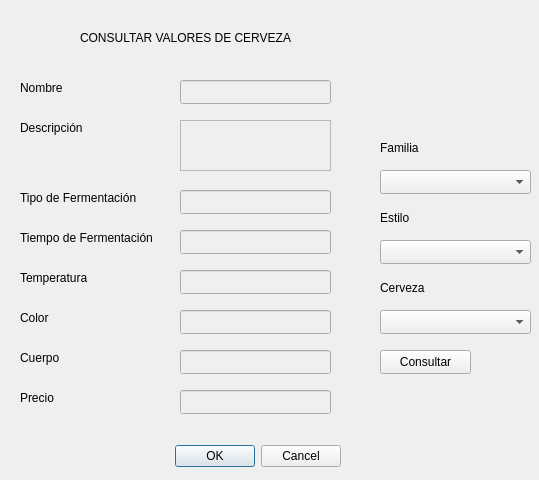
<?xml version="1.0" encoding="UTF-8"?>
<ui version="4.0">
 <class>VentanaConsultarCerveza</class>
 <widget class="QDialog" name="VentanaConsultarCerveza">
  <property name="geometry">
   <rect>
    <x>0</x>
    <y>0</y>
    <width>539</width>
    <height>480</height>
   </rect>
  </property>
  <property name="windowTitle">
   <string>Dialog</string>
  </property>
  <widget class="QDialogButtonBox" name="buttonBox">
   <property name="geometry">
    <rect>
     <x>170</x>
     <y>440</y>
     <width>171</width>
     <height>32</height>
    </rect>
   </property>
   <property name="orientation">
    <enum>Qt::Horizontal</enum>
   </property>
   <property name="standardButtons">
    <set>QDialogButtonBox::Cancel|QDialogButtonBox::Ok</set>
   </property>
  </widget>
  <widget class="QLabel" name="label_6">
   <property name="geometry">
    <rect>
     <x>20</x>
     <y>310</y>
     <width>59</width>
     <height>16</height>
    </rect>
   </property>
   <property name="text">
    <string>Color</string>
   </property>
  </widget>
  <widget class="QLineEdit" name="lneTemperatura">
   <property name="enabled">
    <bool>false</bool>
   </property>
   <property name="geometry">
    <rect>
     <x>180</x>
     <y>270</y>
     <width>151</width>
     <height>24</height>
    </rect>
   </property>
  </widget>
  <widget class="QLineEdit" name="lneCuerpo">
   <property name="enabled">
    <bool>false</bool>
   </property>
   <property name="geometry">
    <rect>
     <x>180</x>
     <y>350</y>
     <width>151</width>
     <height>24</height>
    </rect>
   </property>
  </widget>
  <widget class="QLineEdit" name="lneNombre">
   <property name="enabled">
    <bool>false</bool>
   </property>
   <property name="geometry">
    <rect>
     <x>180</x>
     <y>80</y>
     <width>151</width>
     <height>24</height>
    </rect>
   </property>
  </widget>
  <widget class="QLabel" name="label_3">
   <property name="geometry">
    <rect>
     <x>20</x>
     <y>190</y>
     <width>141</width>
     <height>16</height>
    </rect>
   </property>
   <property name="text">
    <string>Tipo de Fermentación</string>
   </property>
  </widget>
  <widget class="QLineEdit" name="lneTipoDeFermentacion">
   <property name="enabled">
    <bool>false</bool>
   </property>
   <property name="geometry">
    <rect>
     <x>180</x>
     <y>190</y>
     <width>151</width>
     <height>24</height>
    </rect>
   </property>
  </widget>
  <widget class="QLabel" name="label_7">
   <property name="geometry">
    <rect>
     <x>20</x>
     <y>350</y>
     <width>59</width>
     <height>16</height>
    </rect>
   </property>
   <property name="text">
    <string>Cuerpo</string>
   </property>
  </widget>
  <widget class="QLabel" name="label">
   <property name="geometry">
    <rect>
     <x>20</x>
     <y>80</y>
     <width>59</width>
     <height>16</height>
    </rect>
   </property>
   <property name="text">
    <string>Nombre</string>
   </property>
  </widget>
  <widget class="QLabel" name="label_2">
   <property name="geometry">
    <rect>
     <x>20</x>
     <y>120</y>
     <width>81</width>
     <height>16</height>
    </rect>
   </property>
   <property name="text">
    <string>Descripción</string>
   </property>
  </widget>
  <widget class="QTextEdit" name="txeDescripcion">
   <property name="enabled">
    <bool>false</bool>
   </property>
   <property name="geometry">
    <rect>
     <x>180</x>
     <y>120</y>
     <width>151</width>
     <height>51</height>
    </rect>
   </property>
  </widget>
  <widget class="QLineEdit" name="lnePrecio">
   <property name="enabled">
    <bool>false</bool>
   </property>
   <property name="geometry">
    <rect>
     <x>180</x>
     <y>390</y>
     <width>151</width>
     <height>24</height>
    </rect>
   </property>
  </widget>
  <widget class="QLabel" name="label_4">
   <property name="geometry">
    <rect>
     <x>20</x>
     <y>230</y>
     <width>151</width>
     <height>16</height>
    </rect>
   </property>
   <property name="text">
    <string>Tiempo de Fermentación</string>
   </property>
  </widget>
  <widget class="QLabel" name="label_5">
   <property name="geometry">
    <rect>
     <x>20</x>
     <y>270</y>
     <width>81</width>
     <height>16</height>
    </rect>
   </property>
   <property name="text">
    <string>Temperatura</string>
   </property>
  </widget>
  <widget class="QLineEdit" name="lneColor">
   <property name="enabled">
    <bool>false</bool>
   </property>
   <property name="geometry">
    <rect>
     <x>180</x>
     <y>310</y>
     <width>151</width>
     <height>24</height>
    </rect>
   </property>
  </widget>
  <widget class="QLabel" name="label_8">
   <property name="geometry">
    <rect>
     <x>20</x>
     <y>390</y>
     <width>59</width>
     <height>16</height>
    </rect>
   </property>
   <property name="text">
    <string>Precio</string>
   </property>
  </widget>
  <widget class="QLineEdit" name="lneTiempoDeFermentacion">
   <property name="enabled">
    <bool>false</bool>
   </property>
   <property name="geometry">
    <rect>
     <x>180</x>
     <y>230</y>
     <width>151</width>
     <height>24</height>
    </rect>
   </property>
  </widget>
  <widget class="QLabel" name="label_9">
   <property name="geometry">
    <rect>
     <x>80</x>
     <y>30</y>
     <width>231</width>
     <height>16</height>
    </rect>
   </property>
   <property name="text">
    <string>CONSULTAR VALORES DE CERVEZA</string>
   </property>
  </widget>
  <widget class="QComboBox" name="comboFamilias">
   <property name="geometry">
    <rect>
     <x>380</x>
     <y>170</y>
     <width>151</width>
     <height>24</height>
    </rect>
   </property>
  </widget>
  <widget class="QComboBox" name="comboEstilos">
   <property name="geometry">
    <rect>
     <x>380</x>
     <y>240</y>
     <width>151</width>
     <height>24</height>
    </rect>
   </property>
  </widget>
  <widget class="QLabel" name="label_10">
   <property name="geometry">
    <rect>
     <x>380</x>
     <y>140</y>
     <width>59</width>
     <height>16</height>
    </rect>
   </property>
   <property name="text">
    <string>Familia</string>
   </property>
  </widget>
  <widget class="QLabel" name="label_11">
   <property name="geometry">
    <rect>
     <x>380</x>
     <y>210</y>
     <width>59</width>
     <height>16</height>
    </rect>
   </property>
   <property name="text">
    <string>Estilo</string>
   </property>
  </widget>
  <widget class="QPushButton" name="btnConsultar">
   <property name="geometry">
    <rect>
     <x>380</x>
     <y>350</y>
     <width>91</width>
     <height>24</height>
    </rect>
   </property>
   <property name="text">
    <string>Consultar</string>
   </property>
  </widget>
  <widget class="QLabel" name="label_12">
   <property name="geometry">
    <rect>
     <x>380</x>
     <y>280</y>
     <width>59</width>
     <height>16</height>
    </rect>
   </property>
   <property name="text">
    <string>Cerveza</string>
   </property>
  </widget>
  <widget class="QComboBox" name="comboCervezas">
   <property name="geometry">
    <rect>
     <x>380</x>
     <y>310</y>
     <width>151</width>
     <height>24</height>
    </rect>
   </property>
  </widget>
 </widget>
 <resources/>
 <connections>
  <connection>
   <sender>buttonBox</sender>
   <signal>accepted()</signal>
   <receiver>VentanaConsultarCerveza</receiver>
   <slot>accept()</slot>
   <hints>
    <hint type="sourcelabel">
     <x>248</x>
     <y>254</y>
    </hint>
    <hint type="destinationlabel">
     <x>157</x>
     <y>274</y>
    </hint>
   </hints>
  </connection>
  <connection>
   <sender>buttonBox</sender>
   <signal>rejected()</signal>
   <receiver>VentanaConsultarCerveza</receiver>
   <slot>reject()</slot>
   <hints>
    <hint type="sourcelabel">
     <x>316</x>
     <y>260</y>
    </hint>
    <hint type="destinationlabel">
     <x>286</x>
     <y>274</y>
    </hint>
   </hints>
  </connection>
 </connections>
</ui>
